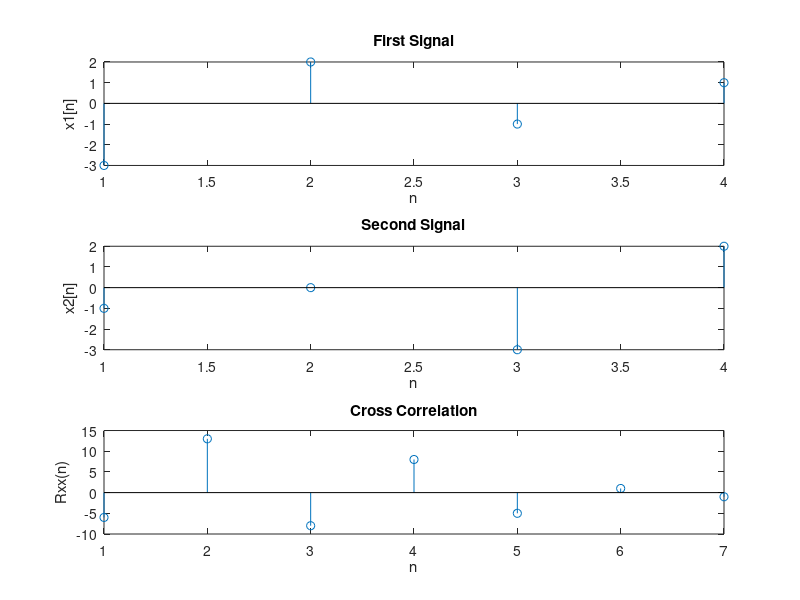

Reproduce this figure in MATLAB.
clc;
clear all;

x1=[-3, 2, -1, 1];
x2=[-1, 0, -3, 2];


rxx = xcorr(x1,x2);

figure;
subplot(3,1,1); stem(x1); xlabel('n');
ylabel('x1[n]'); title('First Signal');

subplot(3,1,2); stem(x2); xlabel('n');
ylabel('x2[n]'); title('Second Signal');

subplot(3,1,3); stem(rxx); xlabel('n');
ylabel('Rxx(n)'); title('Cross Correlation');